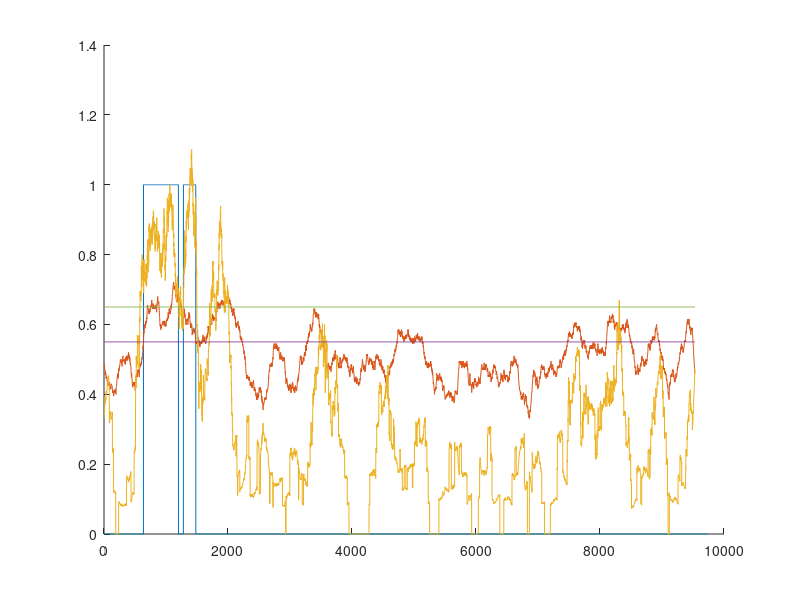

Source code (MATLAB):
x = textread('./hmr195/AF017128.dat','%s');

a = char(x); % x to char array

[r2, c2] = size(a);

c = 0;


for i = 1:r2
  for j = 1:c2
    c = [c a(i,j)]; % one long string !
  end
end

length_thres = 200;
gc_thres = 0.55;
oer_thres = 0.65;

c = c(2:length(c));

wl = length_thres;

cgi = [];
cgc = [];
oer_r = [];

for i = 1:length(c) - wl
    seq = c(i: i + wl);

    CpG = 0;
    C = 0;
    G = 0;

    for j = 1:length(seq) - 1
        if seq(j) == 'C'
            C = C + 1;
        end

        if seq(j) == 'G'
            G = G + 1;
        end

        if seq(j) == 'C' && seq(j + 1) == 'G'
            CpG = CpG + 1;
        end
    end

    if seq(length(seq)) == 'C'
        C = C + 1;
    end

    if seq(length(seq)) == 'G'
        G = G + 1;
    end

    GC_content = (G + C)/wl;
    OER = (CpG * wl)/(C*G);

    if GC_content >= gc_thres && OER >= oer_thres
        cgi(i) = 1;
    else
        cgi(i) = 0;
    end

    cgc(i) = GC_content;
    oer_r(i) = OER;
end

cgi = [cgi ones(1,wl)];

CpG = 0;
start = 0;
for i = 1:length(cgi)
    if CpG == 0 && cgi(i) == 1
        start = i;
        CpG = 1;
    end
    
    if CpG == 1 && (cgi(i) == 0 || i == length(cgi))
        CpG = 0;
        if i - start < length_thres
            cgi(start:i) = zeros(1,i - start + 1);
        end
    end
end

CpG = 0;
start = 0;
pos = [];
t = 1;
for i = 1:length(cgi)
    if CpG == 0 && cgi(i) == 1
        start = i;
        CpG = 1;
    end
    
    if CpG == 1 && (cgi(i) == 0 || i == length(cgi))
        CpG = 0;
        pos(t,:) = [start,i];
        t = t + 1;
    end
end

disp("CpG locations = ")
disp(pos)
disp("Length = ")
disp(length(c))
hold
plot(cgi)
plot(cgc)
plot(oer_r)
plot(ones(1,length(cgc))*gc_thres)
plot(ones(1,length(oer_r))*oer_thres)